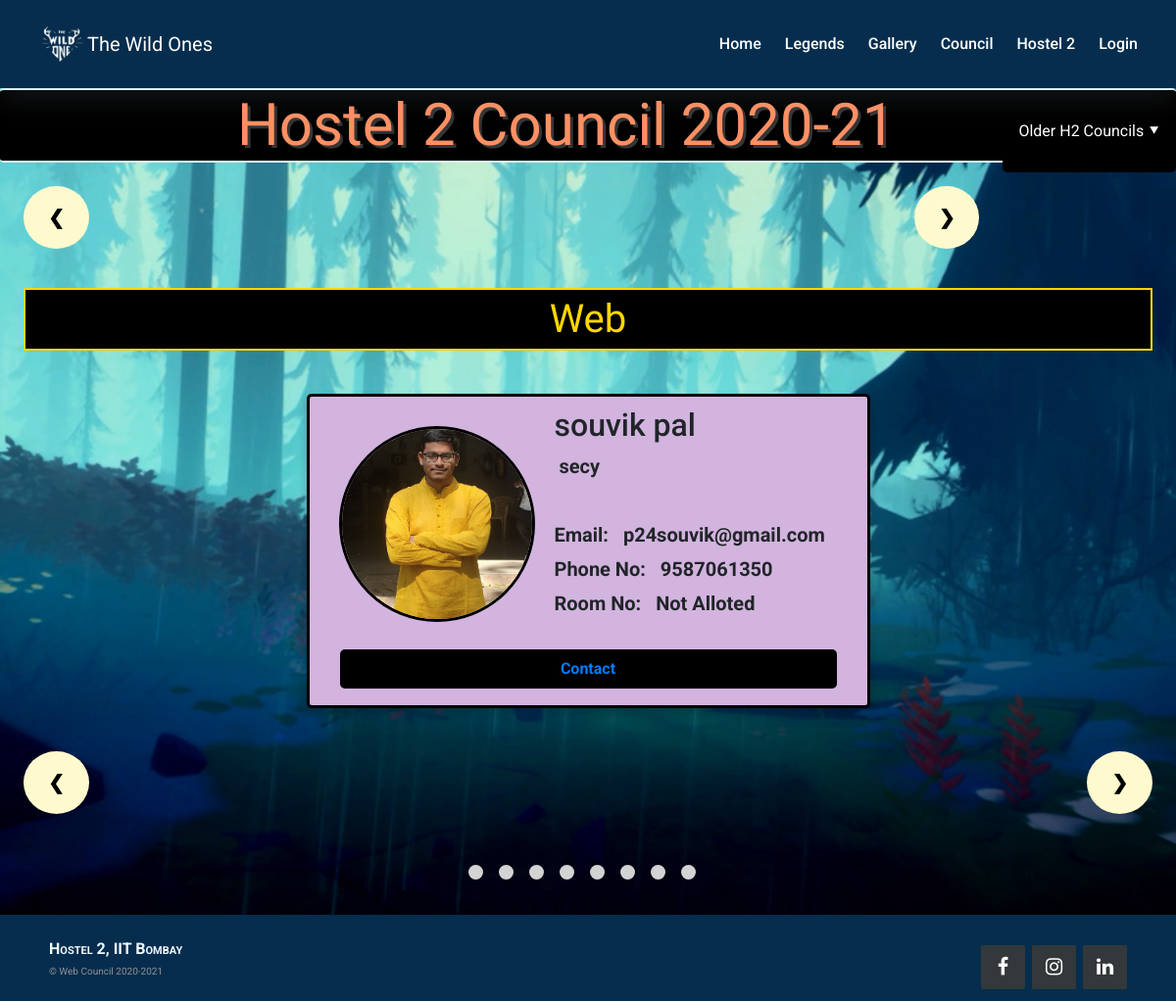
/contactus/, run on an earlier commit of the app's database.
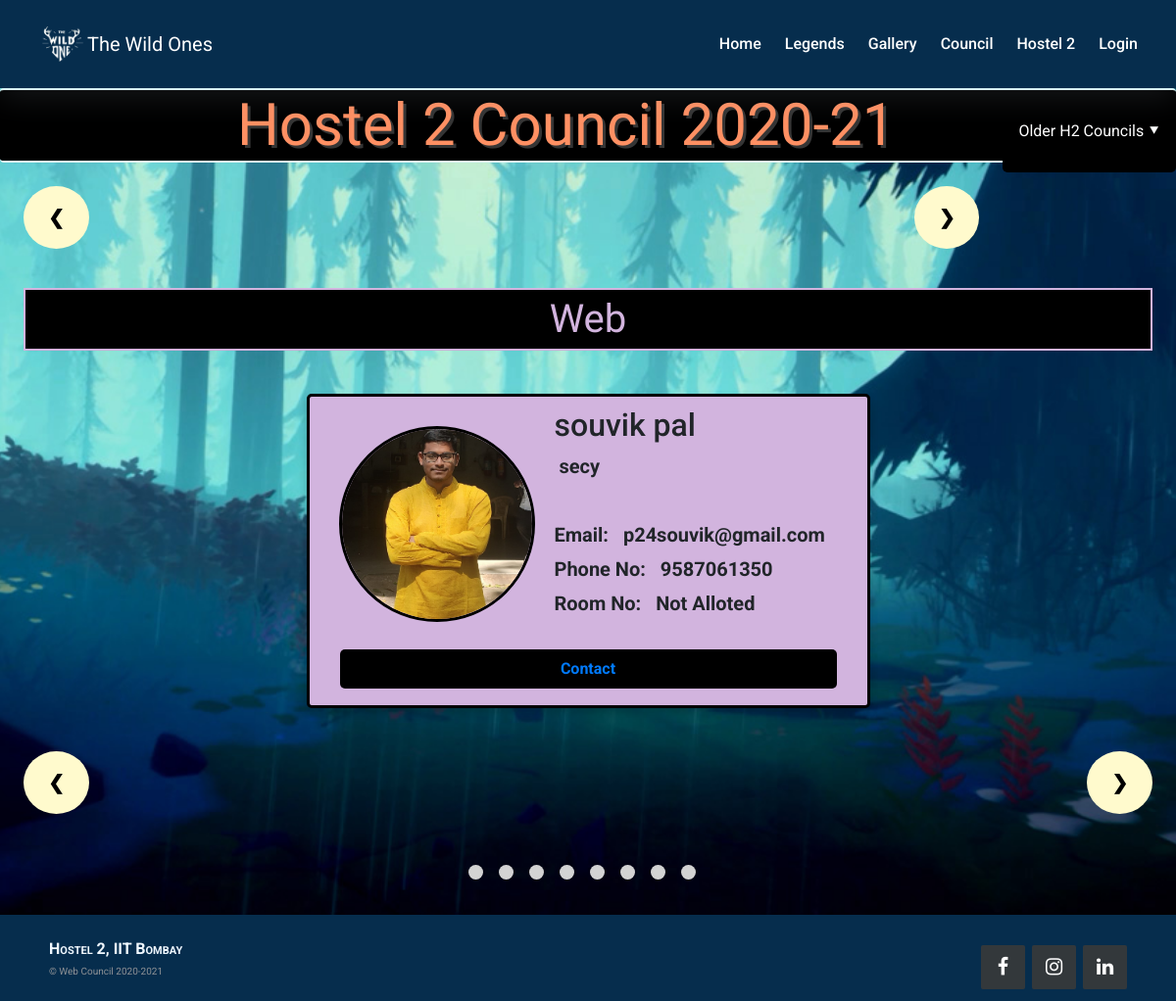
And on a later commit of the database.
### hostel2/models.py (models this page shows, shortened)
class Council_Category(models.Model):
    category = models.CharField(max_length=150,primary_key=True)
    headingstyle = models.CharField(max_length=150,default='adminstyle')

class Council(models.Model):
    category = models.ForeignKey(Council_Category,on_delete=models.CASCADE)
    name = models.CharField(max_length=150)
    post = models.CharField(max_length=150)
    roomno = models.CharField(max_length=150,blank=True, default='')
    contactno = models.CharField(max_length=150,blank=True, default='')
    email = models.CharField(max_length=150)
    picture = models.ImageField(upload_to='images/')
    councillor = models.BooleanField(default=False)
    left = models.BooleanField(default=True)
    manifestoExists = models.BooleanField(default=False)
    socialmedia = models.CharField(max_length=150,default='#')
    manifesto = models.FileField(upload_to='manifesto/',blank=True,null=True )
    style = models.CharField(max_length=150,default='card1')

### hostel2/views.py (the view)
# urls.py: path('contactus/', views.contactus , name="contactus"),
def contactus(request):
    all_council_categories = Council_Category.objects.all()
    all_council = Council.objects.all()
    context = { 'all_council_categories' : all_council_categories,'all_council' : all_council}
    return render(request, 'hostel2/contactus_test.html', context)

### hostel2/templates/hostel2/contactus_test.html (shortened to what this page needs)
{% extends "hostel2/base.html" %}
{% block head %}
{% load static %}
<link rel="stylesheet" href="{% static 'hostel2/style.css'%}">
<link rel="stylesheet" href="{% static 'hostel2/footer.css'%}">
{% endblock head %}
{% block body %}
<div class ="heading">
<h1>Hostel 2 Council 2020-21</h1>
<div class="dropdown2">
  <button class="dropbtn2">Older H2 Councils &#11206;</button>
</div>
</div>
<div class="arrow">
<span class="previous round" onclick="plusSlides(-1)">&#10094;</span>
<span class="next round" onclick="plusSlides(1)">&#10095;</span>
</div>
{% for council_category in all_council_categories %}
<div class="mySlides myfade">
  <h2 class = {{council_category.headingstyle}}>{{council_category.category}}</h2>
{% for council in all_council %}
  {% if council.category == council_category %}
  {% if council.councillor %}
      <div class="row">
        <div class="columnX">
        <div class={{council.style}}>
        <img src={{council.picture.url}}>
        <div class="container">
          <h2>{{ council.name }}</h2>
          <p class="title">&nbsp;{{council.post}}</p>
          <p style="font-size:20px; margin-bottom:5px;"><b>Email: &nbsp; {{council.email}}</b></p>
          <p style="font-size:20px; margin-bottom:5px;"><b>Phone No: &nbsp; {{council.contactno}}</b></p>
          <p style="font-size:20px; margin-bottom:5px;"><b>Room No: &nbsp; {{council.roomno}}</b></p>
          <div class="buttonbar">
            <button class="button"><a href="{{council.socialmedia}}"/> Contact </a></button>
          </div>
        </div>
    </div>
  </div>
</div>
  {% endif %}
  {% endif %}
{% endfor %}
</div>
{% endfor %}
<div class="arrow">
<span class="previous round" onclick="plusSlides(-1)">&#10094;</span>
<span class="next round" onclick="plusSlides(1)">&#10095;</span>
<div style="text-align:center">
  <span class="dot2" onclick="currentSlide(1)"></span>
  <span class="dot2" onclick="currentSlide(2)"></span>
  <span class="dot2" onclick="currentSlide(3)"></span>
  <span class="dot2" onclick="currentSlide(4)"></span>
  <span class="dot2" onclick="currentSlide(5)"></span>
  <span class="dot2" onclick="currentSlide(6)"></span>
  <span class="dot2" onclick="currentSlide(7)"></span>
  <span class="dot2" onclick="currentSlide(8)"></span>
</div>
</div>
<footer class="footer-distributed">
    <div class="footer-right">
        <a href="#"><i class="fa fa-facebook"></i></a>
        <a href="#"><i class="fa fa-instagram"></i></a>
        <a href="#"><i class="fa fa-linkedin"></i></a>
    </div>
    <div class="footer-left">
        <h1 class = "priyansh" > Hostel 2, IIT Bombay</h1>
        <p> &copy; Web Council 2020-2021</p>
    </div>
</footer>
{%  endblock body %}

### hostel2/templates/hostel2/base.html (shortened to what this page needs)
{% load static %}
<!DOCTYPE html>
<html>
<head>
  <link rel="stylesheet" href="https://maxcdn.bootstrapcdn.com/bootstrap/4.5.0/css/bootstrap.min.css">
  <link rel="stylesheet" href="{% static 'hostel2/navbar.css'%}">
  <link rel="stylesheet" href="https://cdnjs.cloudflare.com/ajax/libs/font-awesome/4.7.0/css/font-awesome.min.css">
 {% block head %}
 {% endblock head %}
</head>
<body id="bg" >
<div class="navigation-wrap bg-lightx start-header start-style navfont">
      <div class="row leftrightadjust">
        <div class="col-12">
          <nav class="navbar navbar-expand-md navbar-light">
              <img src="{%static "hostel2/h2logo.png"%}" width="50px">
            <a class="navbar-brand" style="color: #fff" href={% url 'base'  %}>The Wild Ones</a>
            <div class="collapse navbar-collapse" id="navbarSupportedContent">
              <ul class="navbar-nav ml-auto py-4 py-md-0">
                <li class="nav-item pl-4 pl-md-0 ml-0 ml-md-4">
                  <a class="nav-link" href="{% url 'home_page' %}">Home</a>
                </li>
                <li class="nav-item pl-4 pl-md-0 ml-0 ml-md-4">
                  <a class="nav-link" href="{% url 'legend' %}">Legends</a>
                </li>
                <li class="nav-item pl-4 pl-md-0 ml-0 ml-md-4">
                  <a class="nav-link" href="{% url 'gallery' %}">Gallery</a>
                </li>
                <li class="nav-item pl-4 pl-md-0 ml-0 ml-md-4">
                  <a class="nav-link" href="{% url 'contactus' %}">Council</a>
                </li>
                <li class="nav-item pl-4 pl-md-0 ml-0 ml-md-4 active">
                  <a class="nav-link dropdown-toggle" data-toggle="dropdown" href="#" role="button" aria-haspopup="true" aria-expanded="false">Hostel 2</a>
                </li>
                 {% if user.is_authenticated %}
                <li class="nav-item pl-4 pl-md-0 ml-0 ml-md-4">
                  <a class="nav-link" href="{% url 'profile' %}">Profile</a>
                </li>
                <li class="nav-item pl-4 pl-md-0 ml-0 ml-md-4">
                  <a class="nav-link" href="{% url 'logout' %}">Logout</a>
                </li>
                {% else %}
                <li class="nav-item pl-4 pl-md-0 ml-0 ml-md-4">
                  <a class="nav-link" href="{% url 'login' %}">Login</a>
                </li>
                {% endif %}
              </ul>
            </div>
          </nav>
        </div>
      </div>
  </div>
{% block body %}
{% endblock body %}
</body>
</html>

### hostel2/static/hostel2/navbar.css (style rules this page uses)
body { background-image: url('https://s3-us-west-2.amazonaws.com/s.cdpn.io/1462889/pat-back.svg'); background-position: center; background-repeat: repeat; background-size: 7%; background-color: #fff; overflow-x: hidden; transition: all 200ms linear; }
.navfont { font-family: 'Poppins', sans-serif; font-size: 16px ; line-height: 24px; font-weight: 400; color: #212112 ; }
.start-header { opacity: 1; transform: translateY(0); padding: 20px 0; box-shadow: 0 10px 30px 0 rgba(138, 155, 165, 0.15); -webkit-transition : all 0.3s ease-out; transition : all 0.3s ease-out; }
.navigation-wrap { position: relative; width: 100%; top: 0; left: 0; z-index: 1000; -webkit-transition : all 0.3s ease-out; transition : all 0.3s ease-out; }
.navbar { padding: 0; }
.nav-link { color: #fff !important; font-weight: 500; transition: all 200ms linear; }
.nav-item.active .nav-link { color: #fff !important; }
.nav-link { position: relative; padding: 5px 0 !important; display: inline-block; }
.nav-item:after { position: absolute; bottom: -5px; left: 0; width: 100%; height: 2px; content: ''; background-color: #8167a9; opacity: 0; transition: all 200ms linear; }
.nav-item { position: relative; transition: all 200ms linear; }
.bg-lightx { background-color: #062d4d !important; transition: all 200ms linear; }
h1 { font-size: 48px; line-height: 1.2; font-weight: 700; color: #212112; text-align: center; }
.dropdown-toggle::after { display: none; }
.leftrightadjust { margin-left: 2%; margin-right: 2%; }

### hostel2/static/hostel2/footer.css (style rules this page uses)
* { font-family: Roboto; }
.footer-distributed { background-color: #062d4d; box-shadow: 0 1px 1px 0 rgba(0, 0, 0, 0.12); box-sizing: border-box; width: 100%; text-align: left; font: normal 16px sans-serif; padding: 25px 50px; }
.footer-distributed .footer-left p { color: #8f9296; font-size: 10px; margin: 0; }
.footer-distributed .footer-right { float: right; margin-top: 6px; max-width: 180px; }
.footer-distributed .footer-right a { display: inline-block; width: 45px; height: 45px; background-color: #33383b; border-radius: 2px; font-size: 20px; color: #ffffff; text-align: center; line-height: 45px; margin-left: 3px; transition:all .25s; }
.priyansh { color: aliceblue; font-family: Adobe Caslon Pro, Hoefler Text, Georgia, Garamond, Times, serif: letter-spacing:0.1em; text-align:left; font-size: 12pt; font-variant: small-caps; }

What changed in the data, as far as the page shows it:
changed Council_Category "Web": headingstyle "adminstyle" → "webstyle" (drawn)
